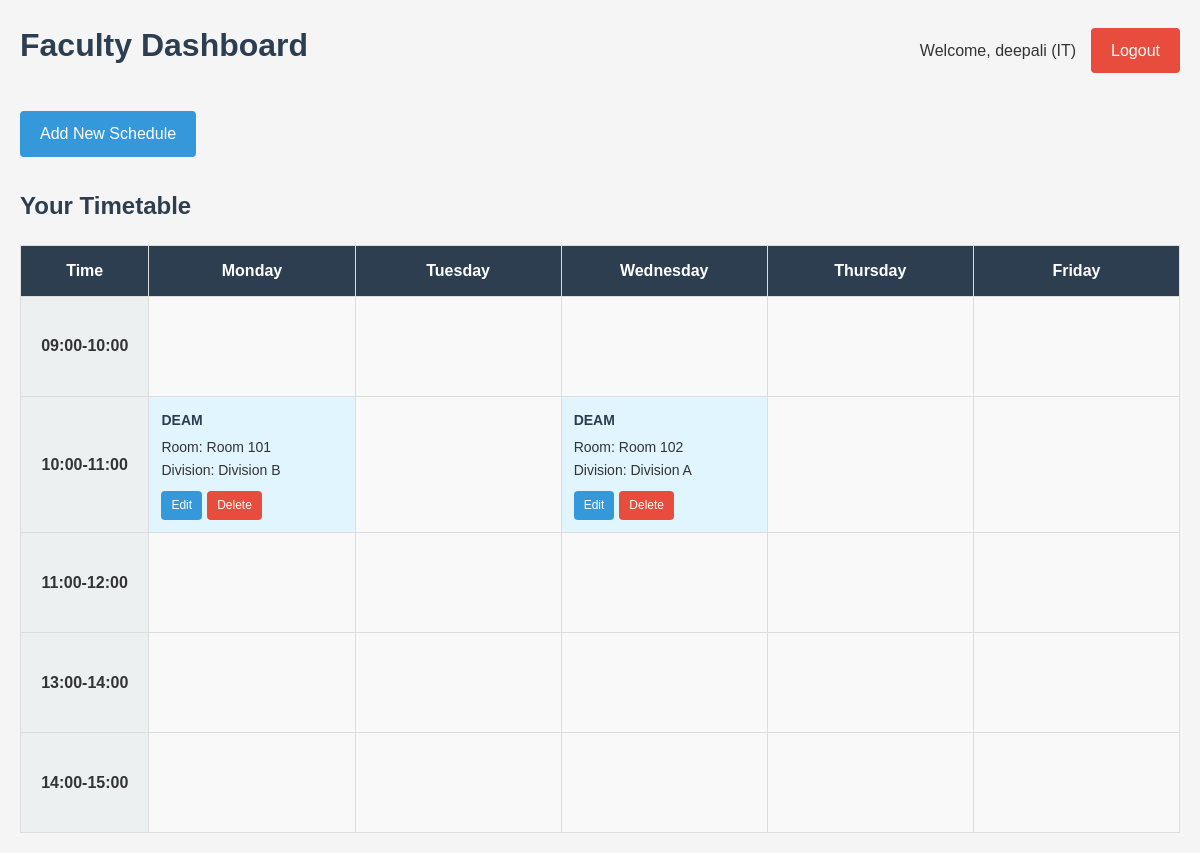
Page /faculty/dashboard (signed in) on the committed database.
### models.py (models this page shows, shortened)
class Faculty(UserMixin, db.Model):
    id = db.Column(db.Integer, primary_key=True)
    username = db.Column(db.String(64), unique=True, nullable=False)
    email = db.Column(db.String(120), unique=True, nullable=False)
    password_hash = db.Column(db.String(128))
    name = db.Column(db.String(64), nullable=False)
    department = db.Column(db.String(64))
    courses = db.relationship('Course', backref='instructor', lazy='dynamic')

class Course(db.Model):
    id = db.Column(db.Integer, primary_key=True)
    name = db.Column(db.String(100), nullable=False)
    faculty_id = db.Column(db.Integer, db.ForeignKey('faculty.id'), nullable=False)
    division_id = db.Column(db.Integer, db.ForeignKey('division.id'), nullable=False)
    room_id = db.Column(db.Integer, db.ForeignKey('room.id'), nullable=False)
    time_slot_id = db.Column(db.Integer, db.ForeignKey('time_slot.id'), nullable=False)
    created_at = db.Column(db.DateTime, default=datetime.utcnow)

class Room(db.Model):
    id = db.Column(db.Integer, primary_key=True)
    name = db.Column(db.String(20), unique=True, nullable=False)
    capacity = db.Column(db.Integer, default=30)
    is_lab = db.Column(db.Boolean, default=False)
    courses = db.relationship('Course', backref='room', lazy='dynamic')

class Division(db.Model):
    id = db.Column(db.Integer, primary_key=True)
    name = db.Column(db.String(20), unique=True, nullable=False)
    courses = db.relationship('Course', backref='division', lazy='dynamic')

### app.py (the view)
@app.route('/faculty/dashboard')
@login_required
def faculty_dashboard():
    timetable = TimetableScheduler.get_timetable_for_faculty(current_user.id)
    return render_template('faculty_dashboard.html', timetable=timetable)

### app.py (called while the page is built)
@login_manager.user_loader
def load_user(user_id):
    return Faculty.query.get(int(user_id))

### templates/faculty_dashboard.html (shortened to what this page needs)
<!DOCTYPE html>
<html lang="en">
<head>
    <link rel="stylesheet" href="{{ url_for('static', filename='style.css') }}">
</head>
<body>
    <div class="container">
        <header class="dashboard-header">
            <h1>Faculty Dashboard</h1>
            <div class="user-info">
                <span>Welcome, {{ current_user.name }} ({{ current_user.department }})</span>
                <a href="{{ url_for('logout') }}" class="btn btn-danger">Logout</a>
            </div>
        </header>
        <div class="dashboard-actions">
            <a href="{{ url_for('add_schedule') }}" class="btn btn-primary">Add New Schedule</a>
        </div>
        <div class="timetable-section">
            <h2>Your Timetable</h2>
            <div class="timetable-container">
                <table class="timetable">
                    <thead>
                        <tr>
                            <th>Time</th>
                            <th>Monday</th>
                            <th>Tuesday</th>
                            <th>Wednesday</th>
                            <th>Thursday</th>
                            <th>Friday</th>
                        </tr>
                    </thead>
                    <tbody>
                        {% set time_slots = [] %}
                        {% for time_key in time_slots %}
                            <tr>
                                <td class="time-slot">{{ time_key }}</td>
                                {% for day in ['Monday', 'Tuesday', 'Wednesday', 'Thursday', 'Friday'] %}
                                    {% if day in timetable and time_key in timetable[day] %}
                                        {% set course = timetable[day][time_key] %}
                                        {% if course %}
                                            <td class="course-slot occupied">
                                                <div class="course-details">
                                                    <strong>{{ course.name }}</strong>
                                                    <div>Room: {{ course.room }}</div>
                                                    <div>Division: {{ course.division }}</div>
                                                    <div class="course-actions">
                                                        <a href="{{ url_for('edit_schedule', course_id=course.id) }}" class="action-btn edit">Edit</a>
                                                        <a href="{{ url_for('delete_schedule', course_id=course.id) }}" class="action-btn delete" onclick="return confirm('Are you sure you want to delete this course?')">Delete</a>
                                                    </div>
                                                </div>
                                            </td>
                                        {% else %}
                                            <td class="course-slot empty"></td>
                                        {% endif %}
                                    {% else %}
                                        <td class="course-slot empty"></td>
                                    {% endif %}
                                {% endfor %}
                            </tr>
                        {% endfor %}
                    </tbody>
                </table>
            </div>
        </div>
    </div>
</body>
</html>

### static/style.css (style rules this page uses)
:root { --primary-color: #3498db; --secondary-color: #2c3e50; --success-color: #2ecc71; --danger-color: #e74c3c; --warning-color: #f39c12; --info-color: #1abc9c; --light-color: #ecf0f1; --dark-color: #34495e; }
* { margin: 0; padding: 0; box-sizing: border-box; }
body { font-family: 'Arial', sans-serif; line-height: 1.6; background-color: #f5f5f5; color: #333; }
.container { max-width: 1200px; margin: 0 auto; padding: 20px; }
header { text-align: center; margin-bottom: 30px; }
header h1 { color: var(--secondary-color); margin-bottom: 10px; }
.btn { display: inline-block; padding: 10px 20px; border: none; border-radius: 4px; font-size: 16px; cursor: pointer; text-decoration: none; transition: background-color 0.3s; }
.btn-primary { background-color: var(--primary-color); color: white; }
.btn-danger { background-color: var(--danger-color); color: white; }
.dashboard-header { display: flex; justify-content: space-between; align-items: center; margin-bottom: 30px; }
.user-info { display: flex; align-items: center; gap: 15px; }
.dashboard-actions { margin-bottom: 30px; }
.timetable-section { margin-top: 30px; }
.timetable-section h2 { margin-bottom: 20px; color: var(--secondary-color); }
.timetable-container { overflow-x: auto; }
.timetable { width: 100%; border-collapse: collapse; background-color: white; box-shadow: 0 4px 6px rgba(0, 0, 0, 0.1); }
.timetable th, .timetable td { padding: 12px; text-align: center; border: 1px solid #ddd; }
.timetable th { background-color: var(--secondary-color); color: white; }
.time-slot { font-weight: bold; background-color: var(--light-color); }
.course-slot { min-width: 180px; height: 100px; vertical-align: top; }
.course-slot.empty { background-color: #f9f9f9; }
.course-slot.occupied { background-color: #e1f5fe; }
.course-details { font-size: 14px; text-align: left; }
.course-details strong { display: block; margin-bottom: 5px; color: var(--secondary-color); }
.course-actions { margin-top: 10px; display: flex; gap: 5px; }
.action-btn { padding: 5px 10px; border-radius: 4px; text-decoration: none; font-size: 12px; color: white; }
.action-btn.edit { background-color: var(--primary-color); }
.action-btn.delete { background-color: var(--danger-color); }

### rows in the picture
Faculty: name "deepali", department "IT"
Course: name "DEAM"
Room: room "Room 101"
Division: division "Division B"
Course: name "DEAM"
Room: room "Room 102"
Division: division "Division A"

### other values in the picture
{{ time_key }} "09:00-10:00" "10:00-11:00" "11:00-12:00" "13:00-14:00" "14:00-15:00"
